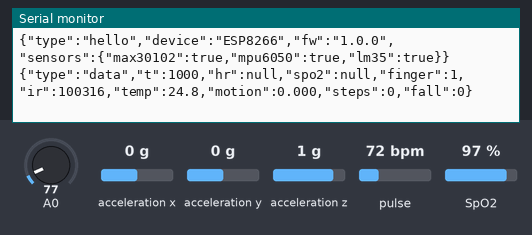
This sketch was run on a simulated ESP8266 (NodeMCU). Shown: the last lines printed to the serial monitor. Wiring (inferred from the names in the program): MPU-6050 motion sensor at I2C address 0x68. The inputs (shaded band) are chosen by the test bench; at power-on: A0 = 77, acceleration x 0 g, acceleration y 0 g, acceleration z 1 g, pulse 72 bpm, SpO2 97 %.

Above: at 1.4 s.
1.5 s: A0 set to 177
At 5.6 s:
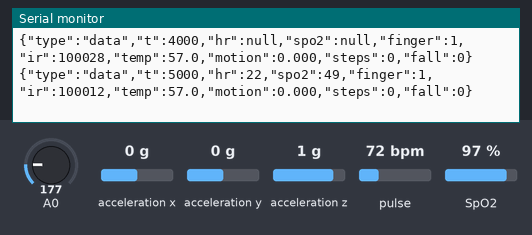
6.0 s: A0 set to 197
At 7.8 s:
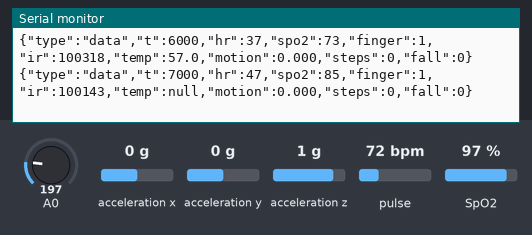
Timing chart, 0 to 9.3 s (numbered marks = the images above; inputs shaded):
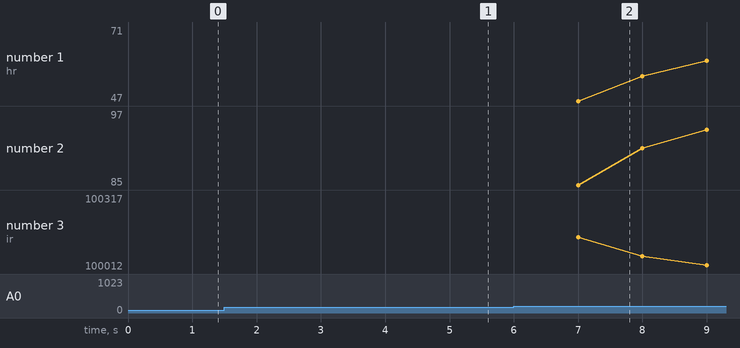

The sketch:

esp8266_patient_monitor.ino
```cpp
/*
  Smart Patient Health Monitoring & Engagement System
  ESP8266 NodeMCU firmware — USB serial mode

  Streams one JSON object per line over USB at 115200 baud. The web dashboard
  (dashboard/index.html) reads these lines through the browser's Web Serial API.

  Wiring (NodeMCU v2/v3, both I2C devices share the bus):
    MAX30102  VIN -> 3V3   GND -> GND   SDA -> D2 (GPIO4)   SCL -> D1 (GPIO5)
    MPU6050   VCC -> 3V3   GND -> GND   SDA -> D2 (GPIO4)   SCL -> D1 (GPIO5)   AD0 -> GND (0x68)
    LM35      +Vs -> VIN (5 V from USB)   GND -> GND   Vout -> A0
              (the LM35 needs >= 4 V supply; its output at body temperature is ~0.37 V, safe for A0)

  Required library (Arduino IDE > Library Manager):
    "SparkFun MAX3010x Pulse and Proximity Sensor Library"
  Board: "NodeMCU 1.0 (ESP-12E Module)" from the ESP8266 boards package.

  Serial protocol (device -> dashboard), one JSON object per line:
    {"type":"hello","device":"ESP8266","fw":"1.0.0","sensors":{"max30102":true,"mpu6050":true,"lm35":true}}
    {"type":"data","t":12345,"hr":72,"spo2":98,"finger":1,"ir":81234,"temp":36.4,"motion":0.042,"steps":120,"fall":0}
  Missing / invalid readings are sent as null.

  Commands (dashboard -> device), newline terminated:
    INFO         re-send the hello line
    RESET_STEPS  zero the step counter
*/

#include <ESP8266WiFi.h>
#include <Wire.h>
#include "MAX30105.h"
#include "spo2_algorithm.h"

// ---------- Configuration ----------
const uint32_t BAUD           = 115200;
const uint32_t REPORT_MS      = 1000;   // one JSON line per second
const uint32_t IMU_PERIOD_MS  = 20;     // 50 Hz accelerometer sampling
const uint32_t TEMP_PERIOD_MS = 100;    // 10 Hz LM35 sampling, averaged per report
const uint32_t FINGER_IR_MIN  = 50000;  // IR level below this = no finger on the MAX30102
const uint32_t VITAL_HOLD_MS  = 5000;   // keep last valid HR/SpO2 this long before reporting null
const float    ADC_VREF       = 3.3;    // NodeMCU boards scale A0 to 0-3.3 V (bare ESP-12 module: 1.0)
const float    TEMP_OFFSET_C  = 0.0;    // calibration offset, tune against a reference thermometer
const uint8_t  MPU_ADDR       = 0x68;
const char*    FW_VERSION     = "1.0.0";

// ---------- MAX30102 (heart rate + SpO2) ----------
// The Maxim algorithm expects 100 samples at 25 Hz (4 s). We slide the window by
// 25 samples, so a fresh estimate is produced every second once the buffer fills.
const int32_t BUF_LEN = 100;
const int32_t BUF_STEP = 25;
MAX30105 pulse;
bool hasMax = false;
uint32_t irBuf[BUF_LEN], redBuf[BUF_LEN];
int32_t bufCount = 0;
uint32_t lastIr = 0;
float hrSmooth = 0, spo2Smooth = 0;
uint32_t hrValidAt = 0, spo2ValidAt = 0;

// ---------- MPU6050 (activity, steps, falls) ----------
bool hasMpu = false;
float motionSum = 0;
uint16_t motionN = 0;
uint32_t steps = 0;
float magLp = 1.0;
bool stepHigh = false;
uint32_t lastStepMs = 0, freefallMs = 0;
bool fallFlag = false;

// ---------- LM35 (temperature) ----------
uint32_t tempSum = 0;
uint16_t tempN = 0;

uint32_t lastImuMs = 0, lastTempMs = 0, lastReportMs = 0;

// ---------------------------------------------------------------------------

bool mpuWrite(uint8_t reg, uint8_t val) {
  Wire.beginTransmission(MPU_ADDR);
  Wire.write(reg);
  Wire.write(val);
  return Wire.endTransmission() == 0;
}

bool mpuInit() {
  if (!mpuWrite(0x6B, 0x00)) return false;  // PWR_MGMT_1: wake up
  mpuWrite(0x1C, 0x08);                     // ACCEL_CONFIG: +/-4 g (8192 LSB/g)
  mpuWrite(0x1A, 0x03);                     // CONFIG: DLPF ~44 Hz
  return true;
}

bool mpuReadAccel(float &ax, float &ay, float &az) {
  Wire.beginTransmission(MPU_ADDR);
  Wire.write(0x3B);  // ACCEL_XOUT_H
  if (Wire.endTransmission(false) != 0) return false;
  if (Wire.requestFrom(MPU_ADDR, (uint8_t)6) != 6) return false;
  int16_t x = (Wire.read() << 8) | Wire.read();
  int16_t y = (Wire.read() << 8) | Wire.read();
  int16_t z = (Wire.read() << 8) | Wire.read();
  ax = x / 8192.0;
  ay = y / 8192.0;
  az = z / 8192.0;
  return true;
}

/* Reads the PART_ID register: 0x15 = MAX30102, 0x11 = MAX30100, -1 = nothing answered. */
int readPulsePartId() {
  Wire.beginTransmission(0x57);
  Wire.write(0xFF);
  if (Wire.endTransmission(false) != 0) return -1;
  if (Wire.requestFrom((uint8_t)0x57, (uint8_t)1) != 1) return -1;
  return Wire.read();
}

void sendError(const __FlashStringHelper* msg) {
  Serial.print(F("{\"type\":\"error\",\"msg\":\""));
  Serial.print(msg);
  Serial.println(F("\"}"));
}

void sendHello() {
  Serial.print(F("{\"type\":\"hello\",\"device\":\"ESP8266\",\"fw\":\""));
  Serial.print(FW_VERSION);
  Serial.print(F("\",\"sensors\":{\"max30102\":"));
  Serial.print(hasMax ? F("true") : F("false"));
  Serial.print(F(",\"mpu6050\":"));
  Serial.print(hasMpu ? F("true") : F("false"));
  Serial.println(F(",\"lm35\":true}}"));
}

void setup() {
  Serial.begin(BAUD);
  WiFi.mode(WIFI_OFF);  // USB mode: radio off lowers power and ADC noise
  delay(200);
  Serial.println();

  Wire.begin();  // SDA = D2 (GPIO4), SCL = D1 (GPIO5)

  hasMax = pulse.begin(Wire, I2C_SPEED_FAST);
  if (hasMax) {
    // brightness, sampleAverage, ledMode (2 = red+IR), sampleRate, pulseWidth, adcRange
    // 100 Hz / 4 averaged = 25 Hz effective, as the SpO2 algorithm expects.
    pulse.setup(60, 4, 2, 100, 411, 4096);
  } else if (readPulsePartId() == 0x11) {
    sendError(F("Found a MAX30100, not a MAX30102. Flash firmware/esp8266_patient_monitor_max30100 instead."));
  } else {
    sendError(F("MAX30102 not found. Check wiring (SDA=D2, SCL=D1, VIN=3V3)."));
  }
  hasMpu = mpuInit();
  if (!hasMpu) sendError(F("MPU6050 not found. Check wiring and that AD0 is connected to GND."));

  sendHello();
}

void resetPulseBuffer() {
  bufCount = 0;
}

void readPulse(uint32_t now) {
  pulse.check();
  while (pulse.available()) {
    uint32_t red = pulse.getFIFORed();
    uint32_t ir = pulse.getFIFOIR();
    pulse.nextSample();
    lastIr = ir;

    if (ir < FINGER_IR_MIN) {  // no finger: discard the partial window
      resetPulseBuffer();
      continue;
    }

    if (bufCount == BUF_LEN) {  // slide window
      memmove(irBuf, irBuf + BUF_STEP, (BUF_LEN - BUF_STEP) * sizeof(uint32_t));
      memmove(redBuf, redBuf + BUF_STEP, (BUF_LEN - BUF_STEP) * sizeof(uint32_t));
      bufCount = BUF_LEN - BUF_STEP;
    }
    irBuf[bufCount] = ir;
    redBuf[bufCount] = red;
    bufCount++;

    if (bufCount == BUF_LEN) {
      int32_t spo2, hr;
      int8_t spo2Valid, hrValid;
      maxim_heart_rate_and_oxygen_saturation(irBuf, BUF_LEN, redBuf, &spo2, &spo2Valid, &hr, &hrValid);
      if (hrValid && hr >= 40 && hr <= 200) {
        hrSmooth = (now - hrValidAt > VITAL_HOLD_MS) ? hr : hrSmooth * 0.7 + hr * 0.3;
        hrValidAt = now;
      }
      if (spo2Valid && spo2 >= 70 && spo2 <= 100) {
        spo2Smooth = (now - spo2ValidAt > VITAL_HOLD_MS) ? spo2 : spo2Smooth * 0.5 + spo2 * 0.5;
        spo2ValidAt = now;
      }
    }
  }
}

void readImu(uint32_t now) {
  float ax, ay, az;
  if (!mpuReadAccel(ax, ay, az)) return;
  float mag = sqrt(ax * ax + ay * ay + az * az);

  motionSum += fabs(mag - 1.0);  // deviation from gravity = movement intensity
  motionN++;

  // Step counter: rising edge on low-passed magnitude with hysteresis + refractory period.
  magLp = magLp * 0.8 + mag * 0.2;
  if (!stepHigh && magLp > 1.15 && now - lastStepMs > 300) {
    stepHigh = true;
    steps++;
    lastStepMs = now;
  } else if (stepHigh && magLp < 1.02) {
    stepHigh = false;
  }

  // Fall: free-fall (< 0.4 g) followed by an impact (> 2.5 g) within 1 s.
  if (mag < 0.4) freefallMs = now;
  if (freefallMs && now - freefallMs < 1000 && mag > 2.5) {
    fallFlag = true;
    freefallMs = 0;
  }
}

void printNum(const char* key, float v, int decimals, bool valid) {
  Serial.print(",\"");
  Serial.print(key);
  Serial.print("\":");
  if (valid) Serial.print(v, decimals);
  else Serial.print("null");
}

void report(uint32_t now) {
  bool finger = hasMax && lastIr >= FINGER_IR_MIN;
  bool hrOk = finger && hrValidAt && now - hrValidAt <= VITAL_HOLD_MS;
  bool spo2Ok = finger && spo2ValidAt && now - spo2ValidAt <= VITAL_HOLD_MS;

  float tempC = 0;
  bool tempOk = false;
  if (tempN) {
    float mv = (tempSum / (float)tempN) * ADC_VREF * 1000.0 / 1024.0;
    tempC = mv / 10.0 + TEMP_OFFSET_C;  // LM35: 10 mV per degree C
    tempOk = tempC > 5 && tempC < 60;   // outside this range the sensor is likely disconnected
  }

  float motion = motionN ? motionSum / motionN : 0;

  Serial.print("{\"type\":\"data\",\"t\":");
  Serial.print(now);
  printNum("hr", hrSmooth, 0, hrOk);
  printNum("spo2", spo2Smooth, 0, spo2Ok);
  Serial.print(",\"finger\":");
  Serial.print(finger ? 1 : 0);
  printNum("ir", lastIr, 0, hasMax);
  printNum("temp", tempC, 1, tempOk);
  printNum("motion", motion, 3, hasMpu && motionN);
  printNum("steps", steps, 0, hasMpu);
  Serial.print(",\"fall\":");
  Serial.print(fallFlag ? 1 : 0);
  Serial.println("}");

  motionSum = 0;
  motionN = 0;
  tempSum = 0;
  tempN = 0;
  fallFlag = false;
}

void runCommand(String cmd) {
  cmd.trim();
  cmd.toUpperCase();
  if (cmd == "INFO") {
    sendHello();
  } else if (cmd == "RESET_STEPS") {
    steps = 0;
  } else {
    Serial.print(F("{\"type\":\"error\",\"msg\":\"unknown command\",\"cmd\":\""));
    Serial.print(cmd);
    Serial.println(F("\"}"));
    return;
  }
  Serial.print(F("{\"type\":\"ack\",\"cmd\":\""));
  Serial.print(cmd);
  Serial.println(F("\"}"));
}

void handleCommands() {
  static String cmd;
  while (Serial.available()) {
    char c = Serial.read();
    if (c == '\n' || c == '\r') {
      if (cmd.length()) runCommand(cmd);
      cmd = "";
    } else if (cmd.length() < 32) {
      cmd += c;
    }
  }
}

void loop() {
  uint32_t now = millis();
  handleCommands();

  if (hasMax) readPulse(now);

  if (hasMpu && now - lastImuMs >= IMU_PERIOD_MS) {
    lastImuMs = now;
    readImu(now);
  }

  if (now - lastTempMs >= TEMP_PERIOD_MS) {
    lastTempMs = now;
    tempSum += analogRead(A0);
    tempN++;
  }

  if (now - lastReportMs >= REPORT_MS) {
    lastReportMs = now;
    report(now);
  }
}
```

Measured:
- the behaviour switches between 186 and 187 on A0 (found by bisection; images 1 and 2)
- after the input at 1.5 s, the serial monitor: prints a new line after 0.50 s (image 1)
- after the input at 6.0 s, the serial monitor: prints a new line after 1.0 s (image 2)
